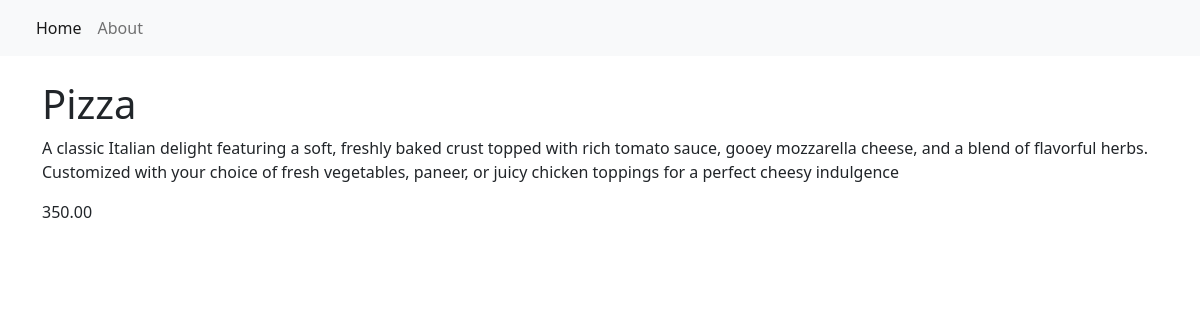
Screenshot of /item/1/ with the database file from the repository.
### restaurant_menu/models.py (models this page shows, shortened)
class Item(models.Model):
    meal = models.CharField(max_length=1000, unique=True)
    description = models.CharField(max_length=2000)
    price = models.DecimalField(max_digits=10, decimal_places=2)
    meal_type = models.CharField(max_length=200, choices=MEAL_TYPE)
    author = models.ForeignKey(User, on_delete=models.PROTECT)
    status = models.IntegerField(choices=STATUS, default=1)
    date_created = models.DateTimeField(auto_now_add=True)
    date_updated = models.DateTimeField(auto_now=True)

### restaurant_menu/views.py (the view)
# urls.py: path('item/<int:pk>/', views.MenuItemDetail.as_view(), name='menu_item')
class MenuItemDetail(generic.DetailView):
    model = Item
    template_name = "menu_item_detail.html"

### restaurant_menu/templates/menu_item_detail.html
{% extends 'base.html' %}
{% block content %}
    <div class="container">
    <h1 class="pt-4">{{ item.meal }}</h1>
    <p>{{ item.description }}</p>
    <p>{{ item.price }}</p>
    </div>
{% endblock content %}

### rows the page displays
Item: meal "Pizza", description "A classic Italian delight featuring a soft, freshly baked crust topped with rich tomato sauce, gooey mozzarella cheese, and a blend of flavorful herbs. Customized with your choice of fresh vegetables, paneer, or juicy chicken toppings for a perfect cheesy indulgence", price "350.00"
